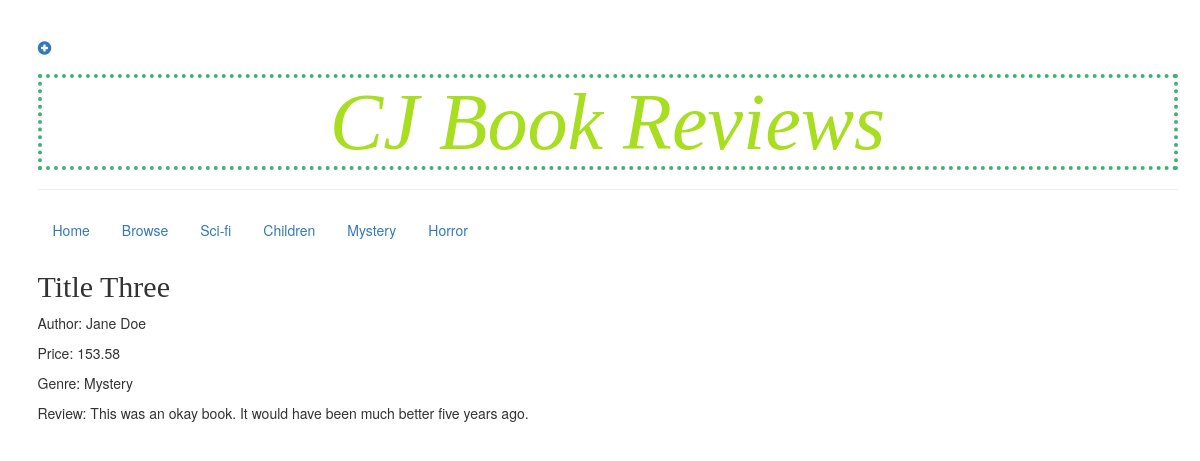
Page /mystery on the committed database.
### review/models.py (models this page shows, shortened)
class Rev(models.Model):  # class indicates we are defining an object, model.Models means object is a Django model
    title = models.CharField(max_length=200)  # fields
    author = models.CharField(max_length=200)
    price = models.FloatField()
    GENRE_CHOICE = (
        ('Sci-FI', 'Sci-Fi'),
        ('Mystery', 'Mystery'),
        ('Children', 'Children'),
        ('Horror', 'Horror'),
        ('Political Thriller', 'Political Thriller'),
        ('Self-Help', 'Self-Help'),
        ('Biography', 'Biography'),
        ('Textbook', 'Textbook'),
        ('Picture Book', 'Picture Book'),
        ('Travel', 'Travel'),
    )
    genre = models.CharField(max_length=50, choices=GENRE_CHOICE, null=True)
    AGE_CHOICE = (
        ('Toddler', 'Toddlers'),
        ('Kids', 'Kids'),
        ('Young Adult', 'Young Adult'),
        ('College', 'College'),
        ('Adults', 'Adults'),
    )
    age = models.CharField(max_length=50, choices=AGE_CHOICE, null=True)
    review = models.TextField(max_length=2000)

### review/views.py (the view)
# urls.py: path('mystery', views.mystery,  name='mystery'),
def mystery(request):
    mys = Rev.objects.filter(genre="Mystery")
    return render(request, 'review/mys.html',
                  {'mys': mys})

### review/templates/review/mys.html
{% extends 'review/base.html' %}
{% block content %}
{% for rev in mys %}
    <div>
<h2>{{rev.title}}</h2>
<p> Author: {{rev.author}}</p>
<p> Price: {{rev.price}}</p>
<p> Genre: {{rev.genre}}</p>
<p> Review: {{rev.review}}</p>
    </div>
{% endfor %}
{% endblock %}

### review/static/css/review.css (style rules this page uses)
body { padding-left: 15px; }
h2 { font-family: 'Lobster', cursive; }

### rows in the picture
Rev: title "Title Three", author "Jane Doe", price "153.58", genre "Mystery", review "This was an okay book. It would have been much better five years ago."
